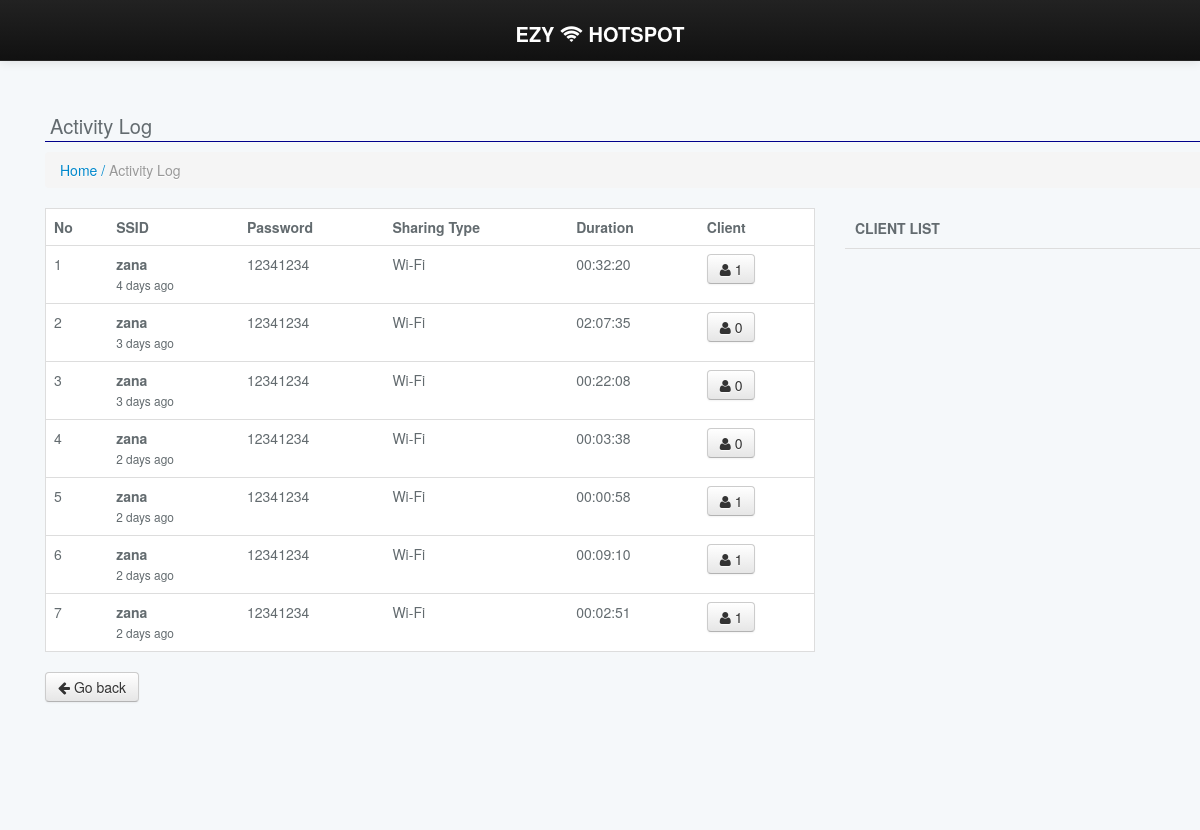
/menuLog.php (signed in), run on the app's committed database.
### tables this page shows
CREATE TABLE `session` (
  `session_id` int(11) NOT NULL,
  `ssid` varchar(100) NOT NULL,
  `password` varchar(100) NOT NULL,
  `sharing_type` varchar(100) NOT NULL,
  `start` timestamp NOT NULL DEFAULT CURRENT_TIMESTAMP,
  `end` timestamp NULL DEFAULT NULL
);

### inc/config.php (called while the page is built, shortened)
<?php
function connect(){
    $host = 'localhost';
    $user = 'root';
    $password = '';
    $database = 'psm_zana';
    try{
        $con = new PDO("mysql:host=" . $host . ";dbname=" . $database, $user, $password);
        $con->setAttribute(PDO::ATTR_ERRMODE, PDO::ERRMODE_EXCEPTION);
        return $con;
    }catch(PDOException $e){
        echo "Connection error: ".$e->getMessage();
    }
}
function numRows($query){
    try{
        $connect = connect();
        $stmt = $connect->query($query);
        $result = $stmt->rowCount();
        return $result;
    }catch(PDOException $e){
        echo "SQL error: ". $e->getMessage();
    }
}
function fetchRows($query){
     try{
        $connect = connect();
        $stmt = $connect->prepare($query);
        $stmt->execute();
        return $stmt->fetchAll();
    }catch(PDOException $e){
        echo "SQL error: ". $e->getMessage();
    }
}
function elapsed($datetime, $full = false) {
    $now = new DateTime;
    $ago = new DateTime($datetime);
    $diff = $now->diff($ago);
    $diff->w = floor($diff->d / 7);
    $diff->d -= $diff->w * 7;
    $string = array(
        'y' => 'year',
        'm' => 'month',
        'w' => 'week',
        'd' => 'day',
        'h' => 'hour',
        'i' => 'minute',
        's' => 'second',
    );
    foreach ($string as $k => &$v) {
        if ($diff->$k) {
            $v = $diff->$k . ' ' . $v . ($diff->$k > 1 ? 's' : '');
        } else {
            unset($string[$k]);
        }
    }
    if (!$full) $string = array_slice($string, 0, 1);
    return $string ? implode(', ', $string) . ' ago' : 'just now';
}
?>

### menuLog.php (the view, shortened to what this page needs)
<!DOCTYPE html>
<html lang="en">
<head>
	<?php
		include('inc/config.php');
		include('inc/menu-library.php');
	?>
</head>
<body>
	<div class='navbar navbar-inverse navbar-static-top'>
		<div class='navbar-inner nav-collapse'>
			<center><div class="title-top">Ezy <i class="fa fa-wifi"></i> Hotspot</div></center>
		</div>
	</div>
	<div id='content' class='container'>
		<div class='span12 main'>
			<div class="title-content" style="margin-top: 50px;">Activity Log</div>
			<ol class="breadcrumb">
				<li><a href="menu.php">Home /</a></li>
				<li class="active">Activity Log</li>
			</ol>
			<div class="row">
				<div class="span8">
					<table class="table table-content">
						<thead>
							<tr>
								<th>No</th>
								<th>SSID</th>
								<th>Password</th>
								<th>Sharing Type</th>
								<th>Duration</th>
								<th>Client</th>
							</tr>
						</thead>
						<tbody>
							<?php
								$getSession = fetchRows("SELECT * FROM session WHERE end !='' ");
								if($getSession){
									foreach($getSession as $h => $j){ $h++;
										$duration = strtotime($j['end']) - strtotime($j['start']);
										$client = numRows("SELECT * FROM client_note WHERE session='".$j['session_id']."'");
							?>
										<tr id="<?php echo 'table'.$j['session_id']; ?>" class="highlight">
											<td><?php echo $h; ?></td>
											<td>
												<b><?php echo $j['ssid']; ?></b><br>
												<small><?php echo elapsed($j['start']); ?></small>
											</td>
											<td><?php echo $j['password']; ?></td>
											<td><?php echo $j['sharing_type']; ?></td>
											<td><?php echo gmdate("H:i:s", $duration); ?></td>
											<td>
												<a href="#" class="btn btn-default btnClient" data-session="<?php echo $j['session_id'];?>">
													<i class="fa fa-user"></i> <?php echo $client; ?>
												</a>
											</td>
										</tr>
							<?php
									}
								}else{ echo "<tr><td colspan='6'>No Record</td></tr>";}
							?>
						</tbody>
					</table>
				</div>
				<div class="span4">
					<div class="client-list-title">Client List</div>
				</div>
			</div>
			<div class="row">
				<div class="span12">
					<a href="menu.php" class="btn btn-secondary"><i class="fa fa-arrow-left"></i> Go back</a>
				</div>
			</div>
		</div>
	</div>
</body>
</html>

### inc/menu-library.php (shortened to what this page needs)
<link href="dist/bootstrap/css/bootstrap-combined.min.css" rel="stylesheet">
<link href="dist/bootstrap/css/font-awesome.min.css" rel="stylesheet" >
<link href="dist/custom/css/menu.css" rel="stylesheet" >

### menuLog.php (style rules this page uses)
.table-content { background: white; border: solid thin #ddd; }
.client-list-title { border-bottom:solid thin #ddd; margin-bottom:10px; padding:10px; font-weight:bold; text-transform:uppercase; }
.span12 { margin-bottom:100px; }

### data on the page
session: ssid "zana", start "4 days ago", password "12341234", sharing_type "Wi-Fi", gmdate("H:i:s", $duration) "00:32:20", client "1"
session: ssid "zana", start "3 days ago", password "12341234", sharing_type "Wi-Fi", gmdate("H:i:s", $duration) "02:07:35", client "0"
session: ssid "zana", start "3 days ago", password "12341234", sharing_type "Wi-Fi", gmdate("H:i:s", $duration) "00:22:08", client "0"
session: ssid "zana", start "2 days ago", password "12341234", sharing_type "Wi-Fi", gmdate("H:i:s", $duration) "00:03:38", client "0"
session: ssid "zana", start "2 days ago", password "12341234", sharing_type "Wi-Fi", gmdate("H:i:s", $duration) "00:00:58", client "1"
session: ssid "zana", start "2 days ago", password "12341234", sharing_type "Wi-Fi", gmdate("H:i:s", $duration) "00:09:10", client "1"
session: ssid "zana", start "2 days ago", password "12341234", sharing_type "Wi-Fi", gmdate("H:i:s", $duration) "00:02:51", client "1"
